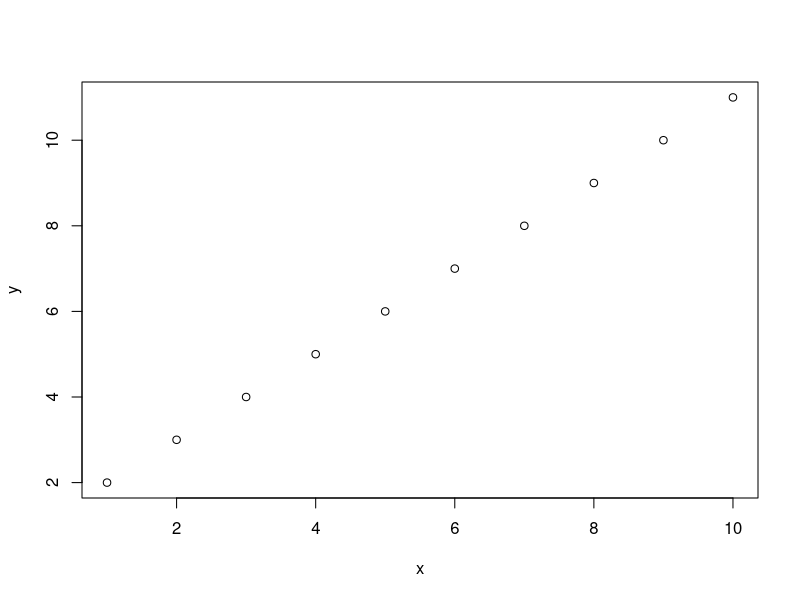

Source code (R):
## ---- chunk 1
knitr::opts_chunk$set(echo = FALSE)
## ---- chunk 2
x <- 1:10
y <- 1:10
y <- y + 1
plot(x,y)
